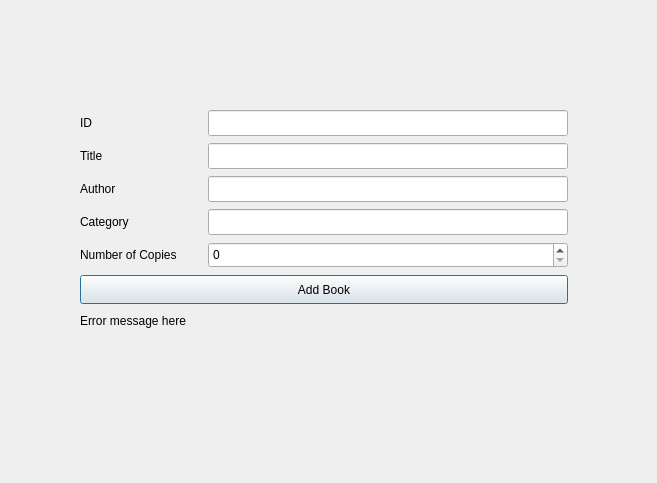
<?xml version="1.0" encoding="UTF-8"?>
<ui version="4.0">
 <class>BookCreateWindow</class>
 <widget class="QDialog" name="BookCreateWindow">
  <property name="geometry">
   <rect>
    <x>0</x>
    <y>0</y>
    <width>657</width>
    <height>483</height>
   </rect>
  </property>
  <property name="windowTitle">
   <string>Dialog</string>
  </property>
  <widget class="QLabel" name="label_error">
   <property name="geometry">
    <rect>
     <x>80</x>
     <y>311</y>
     <width>488</width>
     <height>20</height>
    </rect>
   </property>
   <property name="text">
    <string>Error message here</string>
   </property>
  </widget>
  <widget class="QLineEdit" name="lineEdit_category">
   <property name="geometry">
    <rect>
     <x>208</x>
     <y>209</y>
     <width>360</width>
     <height>26</height>
    </rect>
   </property>
  </widget>
  <widget class="QLabel" name="label_author">
   <property name="geometry">
    <rect>
     <x>80</x>
     <y>176</y>
     <width>45</width>
     <height>26</height>
    </rect>
   </property>
   <property name="text">
    <string>Author</string>
   </property>
  </widget>
  <widget class="QLabel" name="label_copies">
   <property name="geometry">
    <rect>
     <x>80</x>
     <y>242</y>
     <width>121</width>
     <height>26</height>
    </rect>
   </property>
   <property name="text">
    <string>Number of Copies</string>
   </property>
  </widget>
  <widget class="QLabel" name="label_id">
   <property name="geometry">
    <rect>
     <x>80</x>
     <y>110</y>
     <width>15</width>
     <height>26</height>
    </rect>
   </property>
   <property name="text">
    <string>ID</string>
   </property>
  </widget>
  <widget class="QLineEdit" name="lineEdit_id">
   <property name="geometry">
    <rect>
     <x>208</x>
     <y>110</y>
     <width>360</width>
     <height>26</height>
    </rect>
   </property>
  </widget>
  <widget class="QLabel" name="label_title">
   <property name="geometry">
    <rect>
     <x>80</x>
     <y>143</y>
     <width>29</width>
     <height>26</height>
    </rect>
   </property>
   <property name="text">
    <string>Title</string>
   </property>
  </widget>
  <widget class="QLineEdit" name="lineEdit_title">
   <property name="geometry">
    <rect>
     <x>208</x>
     <y>143</y>
     <width>360</width>
     <height>26</height>
    </rect>
   </property>
  </widget>
  <widget class="QLabel" name="label_category">
   <property name="geometry">
    <rect>
     <x>80</x>
     <y>209</y>
     <width>60</width>
     <height>26</height>
    </rect>
   </property>
   <property name="text">
    <string>Category</string>
   </property>
  </widget>
  <widget class="QLineEdit" name="lineEdit_author">
   <property name="geometry">
    <rect>
     <x>208</x>
     <y>176</y>
     <width>360</width>
     <height>26</height>
    </rect>
   </property>
  </widget>
  <widget class="QPushButton" name="pushButton_addBook">
   <property name="geometry">
    <rect>
     <x>80</x>
     <y>275</y>
     <width>488</width>
     <height>29</height>
    </rect>
   </property>
   <property name="text">
    <string>Add Book</string>
   </property>
  </widget>
  <widget class="QSpinBox" name="spinBox_copies">
   <property name="geometry">
    <rect>
     <x>208</x>
     <y>242</y>
     <width>360</width>
     <height>26</height>
    </rect>
   </property>
  </widget>
 </widget>
 <resources/>
 <connections/>
</ui>
